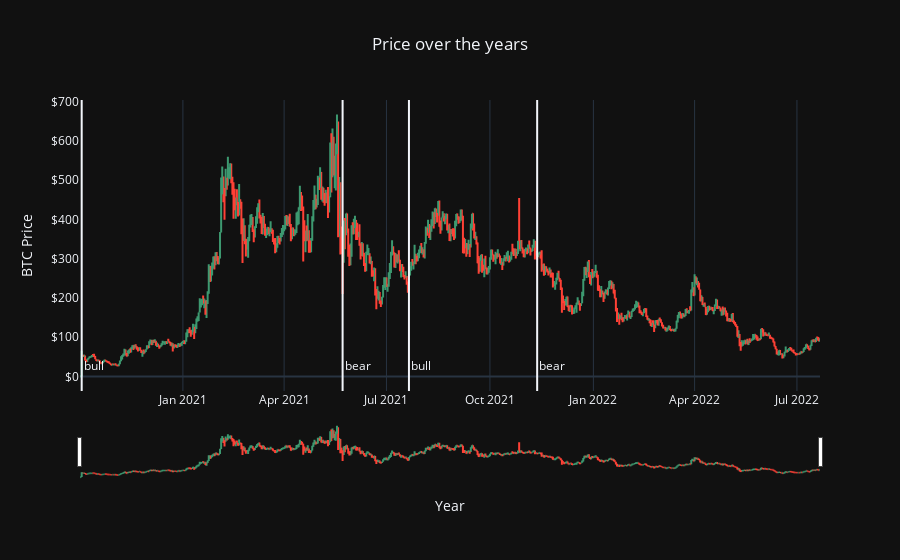

Here is the notebook cell this chart was saved with:
### Code cell
raw_data=pd.read_csv('aave.csv')
def date_format(df):
    if isinstance(df, pd.DataFrame):
        if 'Date' in df.columns:
            df.Date = pd.to_datetime(df.Date)
            df[['Year','Month','Day']] = df.Date.apply(lambda x: pd.Series(x.strftime("%Y-%m-%d").split("-")))
    else:
        print("Invalid entry, please use a data frame with a Date column.")
    return df

data=date_format(raw_data)
data['Close']=data['Close'].astype(float)
data['Open']=data['Open'].astype(float)
data['High']=data['High'].astype(float)
data['Low']=data['Low'].astype(float)
data['Year']=data['Year'].astype(int)
data['Month']=data['Month'].astype(int)
data['Day']=data['Day'].astype(int)

fig = go.Figure(data=go.Ohlc(x=data['Date'],
                open=data['Open'],
                high=data['High'],
                low=data['Low'],
                close=data['Close']))

fig.update_layout(template='plotly_dark',
    title='Price over the years',
    xaxis_title="Year",
    yaxis_title='BTC Price',title_x=0.5,
    shapes = [dict(x0='2020-10-03', x1='2020-10-03', y0=0, y1=1, xref='x', yref='paper',line_width=2),
             dict(x0='2021-05-23', x1='2021-05-23', y0=0, y1=1, xref='x', yref='paper',line_width=2),
             dict(x0='2021-07-21', x1='2021-07-21', y0=0, y1=1, xref='x', yref='paper',line_width=2),
             dict(x0='2021-11-12', x1='2021-11-12', y0=0, y1=1, xref='x', yref='paper',line_width=2)],
    annotations=[dict(x='2020-10-03', y=0.05, xref='x', yref='paper',showarrow=False, xanchor='left', text='bull'),
        dict(x='2021-05-23', y=0.05, xref='x', yref='paper',showarrow=False, xanchor='left', text='bear'),
        dict(x='2021-07-21', y=0.05, xref='x', yref='paper',showarrow=False, xanchor='left', text='bull'),
        dict(x='2021-11-12', y=0.05, xref='x', yref='paper',showarrow=False, xanchor='left', text='bear')]
)

fig.update_yaxes( # the y-axis is in dollars
    tickprefix="$", showgrid=False
)

fig.update_xaxes(
     showgrid=True
)

fig.show()

### Figure 1 — Plotly figure (JSON) as saved in the notebook; plotly's stock layout.template omitted (floating-point values rounded to 4 significant figures; data arrays with more than 128 entries replaced by an {"elided": "..."} marker saying what was removed)
{"data": [{"close": {"elided": "658 float values"}, "high": {"elided": "658 float values"}, "low": {"elided": "658 float values"}, "open": {"elided": "658 float values"}, "type": "ohlc", "x": {"elided": "658 str values"}}], "layout": {"annotations": [{"showarrow": false, "text": "bull", "x": "2020-10-03", "xanchor": "left", "xref": "x", "y": 0.05, "yref": "paper"}, {"showarrow": false, "text": "bear", "x": "2021-05-23", "xanchor": "left", "xref": "x", "y": 0.05, "yref": "paper"}, {"showarrow": false, "text": "bull", "x": "2021-07-21", "xanchor": "left", "xref": "x", "y": 0.05, "yref": "paper"}, {"showarrow": false, "text": "bear", "x": "2021-11-12", "xanchor": "left", "xref": "x", "y": 0.05, "yref": "paper"}], "shapes": [{"line": {"width": 2}, "x0": "2020-10-03", "x1": "2020-10-03", "xref": "x", "y0": 0, "y1": 1, "yref": "paper"}, {"line": {"width": 2}, "x0": "2021-05-23", "x1": "2021-05-23", "xref": "x", "y0": 0, "y1": 1, "yref": "paper"}, {"line": {"width": 2}, "x0": "2021-07-21", "x1": "2021-07-21", "xref": "x", "y0": 0, "y1": 1, "yref": "paper"}, {"line": {"width": 2}, "x0": "2021-11-12", "x1": "2021-11-12", "xref": "x", "y0": 0, "y1": 1, "yref": "paper"}], "title": {"text": "Price over the years", "x": 0.5}, "xaxis": {"showgrid": true, "title": {"text": "Year"}}, "yaxis": {"showgrid": false, "tickprefix": "$", "title": {"text": "BTC Price"}}}}
